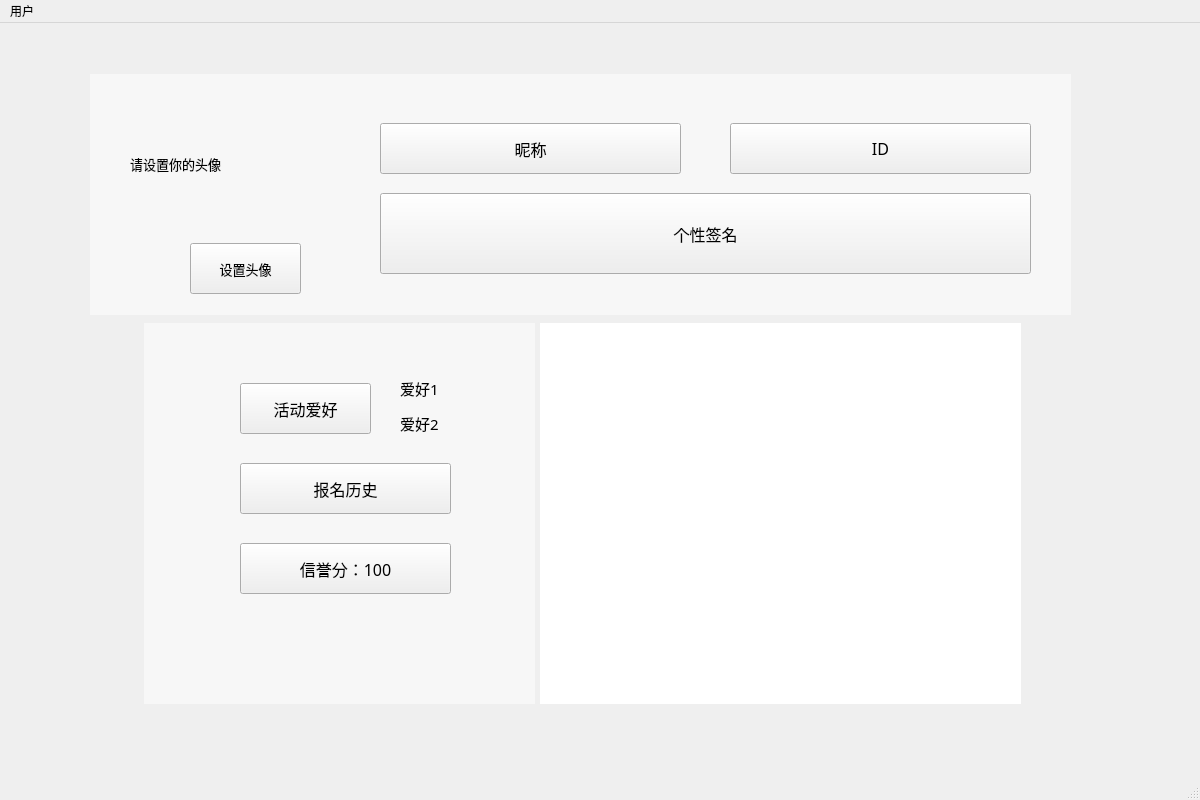
<?xml version="1.0" encoding="UTF-8"?>
<ui version="4.0">
 <class>user</class>
 <widget class="QMainWindow" name="user">
  <property name="geometry">
   <rect>
    <x>0</x>
    <y>0</y>
    <width>1200</width>
    <height>800</height>
   </rect>
  </property>
  <property name="sizePolicy">
   <sizepolicy hsizetype="Fixed" vsizetype="Fixed">
    <horstretch>0</horstretch>
    <verstretch>0</verstretch>
   </sizepolicy>
  </property>
  <property name="minimumSize">
   <size>
    <width>1200</width>
    <height>800</height>
   </size>
  </property>
  <property name="maximumSize">
   <size>
    <width>1200</width>
    <height>800</height>
   </size>
  </property>
  <property name="windowTitle">
   <string>用户界面</string>
  </property>
  <widget class="QWidget" name="centralwidget">
   <widget class="QPushButton" name="pushButtonName">
    <property name="geometry">
     <rect>
      <x>380</x>
      <y>100</y>
      <width>301</width>
      <height>51</height>
     </rect>
    </property>
    <property name="font">
     <font>
      <family>楷体</family>
      <pointsize>12</pointsize>
     </font>
    </property>
    <property name="mouseTracking">
     <bool>false</bool>
    </property>
    <property name="text">
     <string>昵称</string>
    </property>
   </widget>
   <widget class="QPushButton" name="pushButtonID">
    <property name="geometry">
     <rect>
      <x>730</x>
      <y>100</y>
      <width>301</width>
      <height>51</height>
     </rect>
    </property>
    <property name="font">
     <font>
      <family>Agency FB</family>
      <pointsize>12</pointsize>
     </font>
    </property>
    <property name="text">
     <string>ID</string>
    </property>
   </widget>
   <widget class="QPushButton" name="pushButtonAvatar">
    <property name="geometry">
     <rect>
      <x>190</x>
      <y>220</y>
      <width>111</width>
      <height>51</height>
     </rect>
    </property>
    <property name="font">
     <font>
      <family>楷体</family>
      <pointsize>10</pointsize>
     </font>
    </property>
    <property name="text">
     <string>设置头像</string>
    </property>
   </widget>
   <widget class="QPushButton" name="pushButtonSignature">
    <property name="geometry">
     <rect>
      <x>380</x>
      <y>170</y>
      <width>651</width>
      <height>81</height>
     </rect>
    </property>
    <property name="font">
     <font>
      <family>楷体</family>
      <pointsize>12</pointsize>
     </font>
    </property>
    <property name="text">
     <string>个性签名</string>
    </property>
   </widget>
   <widget class="QPushButton" name="pushButtonActivity">
    <property name="geometry">
     <rect>
      <x>240</x>
      <y>360</y>
      <width>131</width>
      <height>51</height>
     </rect>
    </property>
    <property name="font">
     <font>
      <family>楷体</family>
      <pointsize>12</pointsize>
     </font>
    </property>
    <property name="text">
     <string>活动爱好</string>
    </property>
   </widget>
   <widget class="QPushButton" name="pushButtonHistory">
    <property name="geometry">
     <rect>
      <x>240</x>
      <y>440</y>
      <width>211</width>
      <height>51</height>
     </rect>
    </property>
    <property name="font">
     <font>
      <family>楷体</family>
      <pointsize>12</pointsize>
     </font>
    </property>
    <property name="text">
     <string>报名历史</string>
    </property>
   </widget>
   <widget class="QPushButton" name="pushButtonCredit">
    <property name="geometry">
     <rect>
      <x>240</x>
      <y>520</y>
      <width>211</width>
      <height>51</height>
     </rect>
    </property>
    <property name="font">
     <font>
      <family>楷体</family>
      <pointsize>12</pointsize>
     </font>
    </property>
    <property name="text">
     <string>信誉分：100</string>
    </property>
   </widget>
   <widget class="QLabel" name="label">
    <property name="geometry">
     <rect>
      <x>144</x>
      <y>300</y>
      <width>391</width>
      <height>381</height>
     </rect>
    </property>
    <property name="styleSheet">
     <string notr="true">background-color: rgba(255, 255, 255,0.5);</string>
    </property>
    <property name="text">
     <string/>
    </property>
   </widget>
   <widget class="QLabel" name="label_picture">
    <property name="geometry">
     <rect>
      <x>540</x>
      <y>300</y>
      <width>481</width>
      <height>381</height>
     </rect>
    </property>
    <property name="styleSheet">
     <string notr="true">background-color: rgb(255, 255, 255);</string>
    </property>
    <property name="text">
     <string/>
    </property>
   </widget>
   <widget class="QLabel" name="label_3">
    <property name="geometry">
     <rect>
      <x>90</x>
      <y>51</y>
      <width>981</width>
      <height>241</height>
     </rect>
    </property>
    <property name="styleSheet">
     <string notr="true">background-color: rgba(255, 255, 255,0.5);</string>
    </property>
    <property name="text">
     <string/>
    </property>
   </widget>
   <widget class="QLabel" name="label_background">
    <property name="geometry">
     <rect>
      <x>3</x>
      <y>0</y>
      <width>1201</width>
      <height>771</height>
     </rect>
    </property>
    <property name="text">
     <string/>
    </property>
   </widget>
   <widget class="QLabel" name="label_2">
    <property name="geometry">
     <rect>
      <x>340</x>
      <y>100</y>
      <width>41</width>
      <height>41</height>
     </rect>
    </property>
    <property name="styleSheet">
     <string notr="true">image: url(:/file/123_me.png);</string>
    </property>
    <property name="text">
     <string/>
    </property>
   </widget>
   <widget class="QLabel" name="label_4">
    <property name="geometry">
     <rect>
      <x>690</x>
      <y>100</y>
      <width>41</width>
      <height>41</height>
     </rect>
    </property>
    <property name="styleSheet">
     <string notr="true">image: url(:/file/123_label.png);</string>
    </property>
    <property name="text">
     <string/>
    </property>
   </widget>
   <widget class="QLabel" name="label_5">
    <property name="geometry">
     <rect>
      <x>340</x>
      <y>170</y>
      <width>41</width>
      <height>41</height>
     </rect>
    </property>
    <property name="styleSheet">
     <string notr="true">image: url(:/file/123_shuxie.png);</string>
    </property>
    <property name="text">
     <string/>
    </property>
   </widget>
   <widget class="QLabel" name="label_6">
    <property name="geometry">
     <rect>
      <x>200</x>
      <y>360</y>
      <width>41</width>
      <height>41</height>
     </rect>
    </property>
    <property name="styleSheet">
     <string notr="true">image: url(:/file/123_shuqian.png);</string>
    </property>
    <property name="text">
     <string/>
    </property>
   </widget>
   <widget class="QLabel" name="label_7">
    <property name="geometry">
     <rect>
      <x>200</x>
      <y>440</y>
      <width>41</width>
      <height>41</height>
     </rect>
    </property>
    <property name="styleSheet">
     <string notr="true">image: url(:/file/123_book.png);</string>
    </property>
    <property name="text">
     <string/>
    </property>
   </widget>
   <widget class="QLabel" name="label_8">
    <property name="geometry">
     <rect>
      <x>200</x>
      <y>520</y>
      <width>41</width>
      <height>41</height>
     </rect>
    </property>
    <property name="styleSheet">
     <string notr="true">image: url(:/file/jifen.png);</string>
    </property>
    <property name="text">
     <string/>
    </property>
   </widget>
   <widget class="QLabel" name="avatarLabel">
    <property name="geometry">
     <rect>
      <x>130</x>
      <y>60</y>
      <width>181</width>
      <height>161</height>
     </rect>
    </property>
    <property name="font">
     <font>
      <family>楷体</family>
      <pointsize>10</pointsize>
     </font>
    </property>
    <property name="text">
     <string>请设置你的头像</string>
    </property>
   </widget>
   <widget class="QLabel" name="hobbyLabel1">
    <property name="geometry">
     <rect>
      <x>400</x>
      <y>340</y>
      <width>121</width>
      <height>51</height>
     </rect>
    </property>
    <property name="font">
     <font>
      <family>楷体</family>
      <pointsize>11</pointsize>
     </font>
    </property>
    <property name="text">
     <string>爱好1</string>
    </property>
   </widget>
   <widget class="QLabel" name="hobbyLabel2">
    <property name="geometry">
     <rect>
      <x>400</x>
      <y>380</y>
      <width>131</width>
      <height>41</height>
     </rect>
    </property>
    <property name="font">
     <font>
      <family>楷体</family>
      <pointsize>11</pointsize>
     </font>
    </property>
    <property name="text">
     <string>爱好2</string>
    </property>
   </widget>
   <widget class="QLabel" name="label_9">
    <property name="geometry">
     <rect>
      <x>150</x>
      <y>230</y>
      <width>41</width>
      <height>41</height>
     </rect>
    </property>
    <property name="styleSheet">
     <string notr="true">image: url(:/file/xiazai.png);</string>
    </property>
    <property name="text">
     <string/>
    </property>
   </widget>
   <zorder>label_background</zorder>
   <zorder>label_3</zorder>
   <zorder>label</zorder>
   <zorder>pushButtonName</zorder>
   <zorder>pushButtonID</zorder>
   <zorder>pushButtonAvatar</zorder>
   <zorder>pushButtonSignature</zorder>
   <zorder>pushButtonActivity</zorder>
   <zorder>pushButtonHistory</zorder>
   <zorder>pushButtonCredit</zorder>
   <zorder>label_picture</zorder>
   <zorder>label_2</zorder>
   <zorder>label_4</zorder>
   <zorder>label_5</zorder>
   <zorder>label_6</zorder>
   <zorder>label_7</zorder>
   <zorder>label_8</zorder>
   <zorder>avatarLabel</zorder>
   <zorder>hobbyLabel1</zorder>
   <zorder>hobbyLabel2</zorder>
   <zorder>label_9</zorder>
  </widget>
  <widget class="QMenuBar" name="menubar">
   <property name="geometry">
    <rect>
     <x>0</x>
     <y>0</y>
     <width>1200</width>
     <height>21</height>
    </rect>
   </property>
   <widget class="QMenu" name="menu">
    <property name="title">
     <string>用户</string>
    </property>
   </widget>
   <addaction name="menu"/>
  </widget>
  <widget class="QStatusBar" name="statusbar"/>
 </widget>
 <resources/>
 <connections/>
</ui>
